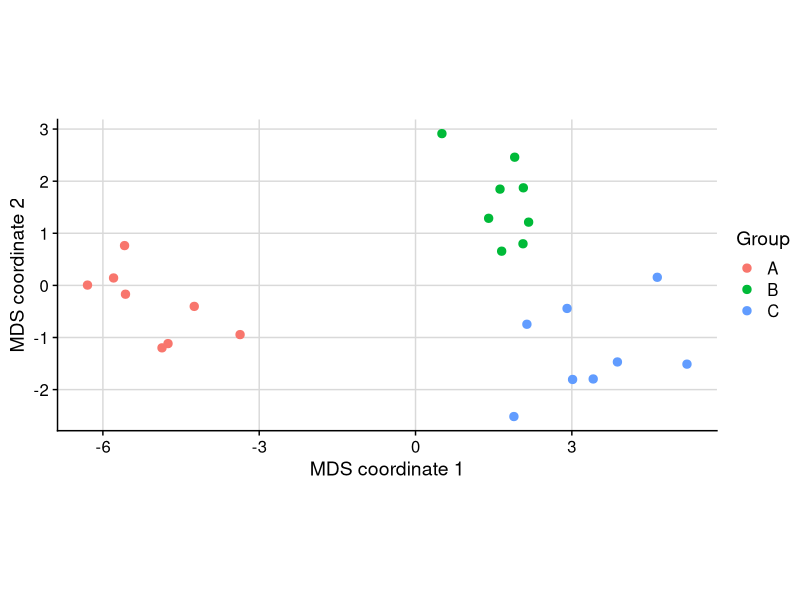
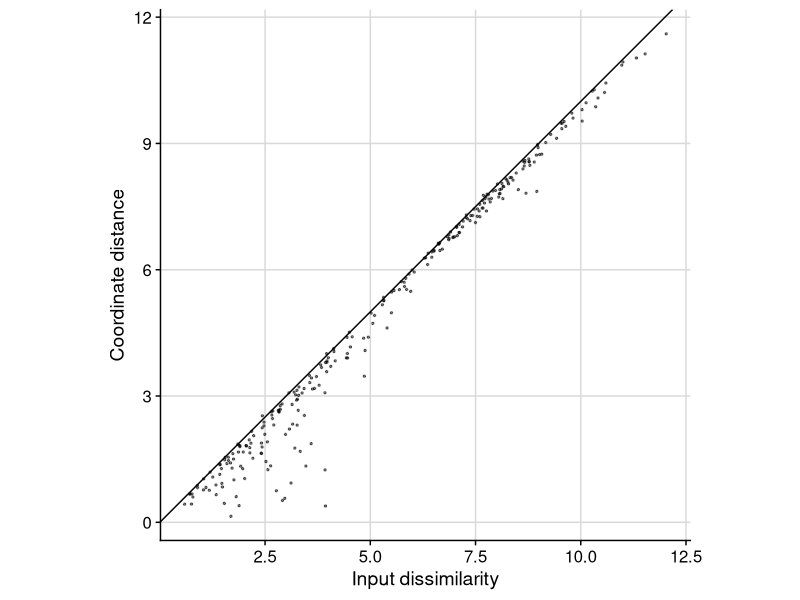
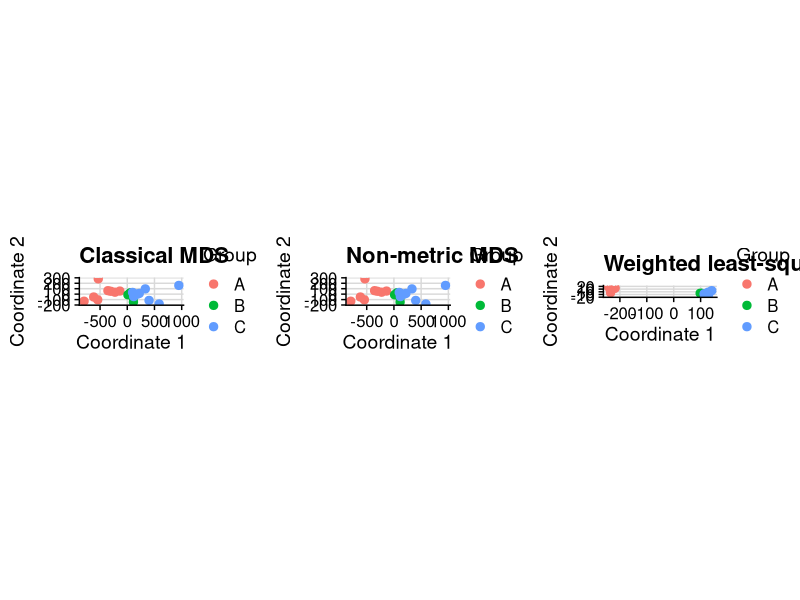
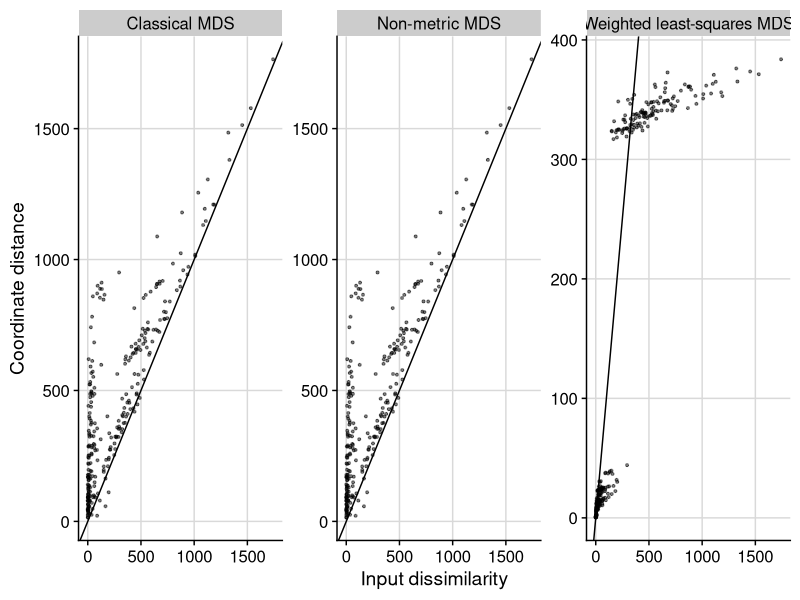
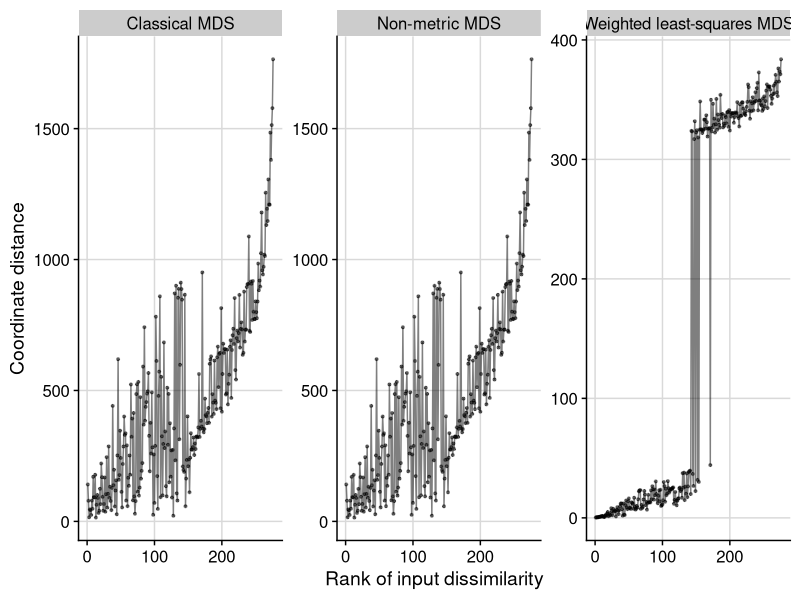

These charts were generated, in order, by the following R code:
## ---- chunk 1
#| label: load-mds-practical-packages
library(MASS)
library(tibble)
library(dplyr)
library(ggplot2)

dir.create(
  file.path("_tmp", "l2"),
  recursive = TRUE,
  showWarnings = FALSE
)
## ---- chunk 2
#| label: create-mds-practical-data
#| include: false

set.seed(5077)

pos_def <- function(n, covEvMin = 0.25, covEvMax = 0.75) {
    # Generates a positive definite matrix of dimension n
    # Upper and lower bounds control the range of the variance eigenvalues.

    # Generate the bounded eigenvalues before matrix decomposition
    ev <- runif(n, min = covEvMin, max = covEvMax)

    if (n == 1) {
        return(matrix(ev, 1, 1))
    }

    z <- matrix(ncol = n, rnorm(n^2))
    decomp <- qr(z)
    q <- qr.Q(decomp)
    r <- qr.R(decomp)
    d <- diag(r)
    ph <- d / abs(d)

    o <- q %*% diag(ph, nrow = n)
    z <- t(o) %*% diag(ev, nrow = n) %*% o
    return(z)
}

simulate_group <- function(group, mean, n = 8) {
  simulated_values <- MASS::mvrnorm(
    n = n,
    mu = mean,
    Sigma = pos_def(length(mean))
  )
  colnames(simulated_values) <- paste0("v", seq_len(length(mean)))

  tibble(
    label = paste0(group, seq_len(n)),
    group = group
  ) |>
    dplyr::bind_cols(
      as_tibble(simulated_values)
    )
}

mds_observations_tbl <- bind_rows(
  simulate_group(
    group = "A",
    mean = c(-2.2, -0.6, -1, -4)
  ),
  simulate_group(
    group = "B",
    mean = c(0.0, 1.8, 1, 1.5)
  ),
  simulate_group(
    group = "C",
    mean = c(2.1, -0.7, 1, 3)
  )
)

mds_feature_mat <- mds_observations_tbl |>
  dplyr::select(v1, v2, v3, v4) |>
  as.matrix()

rownames(mds_feature_mat) <- mds_observations_tbl$label

original_euclidean_mat <- as.matrix(
  dist(mds_feature_mat, method = "euclidean")
)

diss_mat_orig <- original_euclidean_mat

diag(diss_mat_orig)[c(3, 11, 20)] <- c(
  0.45,
  0.80,
  0.60
)

diss_mat_orig[2, 15] <-
  1.15 * diss_mat_orig[2, 15]

diss_mat_orig[6, 21] <-
  diss_mat_orig[6, 21] + 0.80

diss_mat_orig[10, 18] <-
  0.75 * diss_mat_orig[10, 18]

diss_mat_orig[13, 24] <-
  diss_mat_orig[13, 24] + 0.50

mds_group_key_tbl <- mds_observations_tbl |>
  dplyr::select(label, group)
## ---- chunk 3
#| label: identify-invalid-dissimilarities

diss_mat <- diss_mat_orig

for (i in seq_len(nrow(diss_mat))) {
  for (j in seq_len(nrow(diss_mat))) {
    if (i == j) {
      diss_mat[i, i] <- 0
    } else {
      diss_mat[i, j] <- mean(
        c(diss_mat_orig[i, j], diss_mat_orig[j, i])
      )
    }
  }
}

all(diag(diss_mat) == 0)
isSymmetric(diss_mat)

# A faster equivalent is:
# diag(diss_mat) <- 0
# diss_mat <- (diss_mat + t(diss_mat)) / 2
## ---- chunk 4
#| label: fit-classical-mds
cmdscale_obj <- cmdscale(
  diss_mat,
  k = 2,
  eig = FALSE,
  add = FALSE
)
## ---- chunk 5
#| label: fig-classical-mds-configuration
plot_tbl <- tibble(
  group = mds_group_key_tbl$group,
  MDS1 = cmdscale_obj[, 1],
  MDS2 = cmdscale_obj[, 2]
)

p <- ggplot(
  plot_tbl,
  aes(
    x = MDS1,
    y = MDS2,
    colour = group
  )
) +
  geom_point(size = 2.5) +
  coord_equal() +
  labs(
    x = "MDS coordinate 1",
    y = "MDS coordinate 2",
    colour = "Group"
  ) +
  cowplot::theme_cowplot() +
  cowplot::background_grid(major = "xy") +
  theme(
    plot.background = element_rect(fill = "white"),
    panel.background = element_rect(fill = "white")
  )

path_p <- file.path("_tmp", "l2", "p-q1.png")

ggsave(
  filename = path_p,
  plot = p,
  units = "cm",
  height = 10,
  width = 10
)
## ---- chunk 6
#| label: calculate-dimension-fit
err_vec <- purrr::map_dbl(1:5, function(n_dim) {
  cmdscale_obj <- cmdscale(
    diss_mat,
    k = n_dim,
    eig = FALSE,
    add = FALSE
  )

  diss_vec <- diss_mat[lower.tri(diss_mat)]
  denom <- sum(diss_vec^2)

  dist_coord <- dist(
    cmdscale_obj,
    upper = TRUE,
    diag = TRUE
  ) |>
    as.matrix()

  numerator <- 0

  for (i in seq_len(ncol(diss_mat) - 1)) {
    for (j in seq(i + 1, ncol(diss_mat))) {
      numerator <- numerator +
        (diss_mat[i, j] - dist_coord[i, j])^2
    }
  }

  sqrt(numerator / denom)
})

err_vec |>
  stats::setNames(paste0("n_dim_", 1:5)) |>
  signif(2)
## ---- chunk 7
#| label: fig-classical-mds-distance-comparison
cmdscale_obj <- cmdscale(
  diss_mat,
  k = 2,
  eig = FALSE,
  add = FALSE
)

dist_coord <- dist(
  cmdscale_obj,
  upper = TRUE,
  diag = TRUE
) |>
  as.matrix()

plot_tbl <- tibble(
  ind = seq_len((24 * 23) / 2),
  orig = rep(NA_real_, (24 * 23) / 2),
  fit = rep(NA_real_, (24 * 23) / 2)
)

k <- 0

for (i in seq_len(ncol(diss_mat) - 1)) {
  for (j in seq(i + 1, ncol(diss_mat))) {
    k <- k + 1
    plot_tbl[k, "orig"] <- diss_mat[i, j]
    plot_tbl[k, "fit"] <- dist_coord[i, j]
  }
}

p <- ggplot(plot_tbl, aes(x = orig, y = fit)) +
  geom_abline(slope = 1, intercept = 0) +
  geom_point(alpha = 0.5, size = 0.5) +
  coord_equal() +
  labs(
    x = "Input dissimilarity",
    y = "Coordinate distance"
  ) +
  cowplot::theme_cowplot() +
  cowplot::background_grid(major = "xy") +
  theme(
    plot.background = element_rect(fill = "white"),
    panel.background = element_rect(fill = "white")
  )

path_p <- file.path("_tmp", "l2", "p-q3.png")

ggsave(
  filename = path_p,
  plot = p,
  units = "cm",
  height = 10,
  width = 10
)
## ---- chunk 8
#| label: cube-dissimilarities

diss_mat_cubed <- diss_mat^3
## ---- chunk 9
#| label: fit-cubed-dissimilarity-mds

n_obs <- nrow(diss_mat_cubed)
diss_cubed_obj <- as.dist(diss_mat_cubed)
diss_cubed_vec <- as.vector(diss_cubed_obj)

classical_points <- cmdscale(
  diss_cubed_obj,
  k = 2,
  eig = FALSE,
  add = FALSE
)

nonmetric_fit <- MASS::isoMDS(
  diss_cubed_obj,
  y = classical_points,
  k = 2,
  trace = FALSE
)

weighted_ls_objective <- function(
  par,
  input_dissimilarities,
  n_obs
) {
  coordinates <- matrix(
    par,
    nrow = n_obs,
    ncol = 2
  )

  coordinate_distances <- as.vector(
    dist(coordinates)
  )

  sum(
    (coordinate_distances - input_dissimilarities)^2 /
      input_dissimilarities^2
  )
}

weighted_ls_optim <- optim(
  par = as.vector(classical_points),
  fn = weighted_ls_objective,
  input_dissimilarities = diss_cubed_vec,
  n_obs = n_obs,
  method = "BFGS",
  control = list(
    maxit = 5000,
    reltol = 1e-10
  )
)

weighted_ls_points <- matrix(
  weighted_ls_optim$par,
  nrow = n_obs,
  ncol = 2
)

weighted_ls_optim$convergence
weighted_ls_optim$value

sammon_check <- MASS::sammon(
  diss_cubed_obj,
  y = classical_points,
  k = 2,
  trace = FALSE
)

weighted_ls_objective(
  as.vector(sammon_check$points),
  input_dissimilarities = diss_cubed_vec,
  n_obs = n_obs
)
## ---- chunk 10
#| label: prepare-mds-comparisons

coordinate_tbl <- bind_rows(
  tibble(
    method = "Classical MDS",
    group = mds_group_key_tbl$group,
    coordinate_1 = classical_points[, 1],
    coordinate_2 = classical_points[, 2]
  ),
  tibble(
    method = "Non-metric MDS",
    group = mds_group_key_tbl$group,
    coordinate_1 = nonmetric_fit$points[, 1],
    coordinate_2 = nonmetric_fit$points[, 2]
  ),
  tibble(
    method = "Weighted least-squares MDS",
    group = mds_group_key_tbl$group,
    coordinate_1 = weighted_ls_points[, 1],
    coordinate_2 = weighted_ls_points[, 2]
  )
)

make_distance_comparison <- function(points, method_name) {
  tibble(
    method = method_name,
    input_dissimilarity = diss_cubed_vec,
    input_rank = rank(diss_cubed_vec),
    coordinate_distance = as.vector(dist(points))
  )
}

distance_comparison_tbl <- bind_rows(
  make_distance_comparison(
    classical_points,
    "Classical MDS"
  ),
  make_distance_comparison(
    nonmetric_fit$points,
    "Non-metric MDS"
  ),
  make_distance_comparison(
    weighted_ls_points,
    "Weighted least-squares MDS"
  )
)
## ---- chunk 11
#| label: fig-compare-mds-configurations

plot_configuration <- function(method_name) {
  coordinate_tbl |>
    filter(method == method_name) |>
    ggplot(
      aes(
        x = coordinate_1,
        y = coordinate_2,
        colour = group
      )
    ) +
    geom_point(size = 2.5) +
    coord_equal() +
    labs(
      title = method_name,
      x = "Coordinate 1",
      y = "Coordinate 2",
      colour = "Group"
    ) +
    cowplot::theme_cowplot() +
    cowplot::background_grid(major = "xy") +
    theme(
      plot.background = element_rect(fill = "white"),
      panel.background = element_rect(fill = "white")
    )
}

p <- cowplot::plot_grid(
  plot_configuration("Classical MDS"),
  plot_configuration("Non-metric MDS"),
  plot_configuration("Weighted least-squares MDS"),
  nrow = 1
)

path_p <- file.path(
  "_tmp", "l2", "p-q5-configurations.png"
)

ggsave(
  filename = path_p,
  plot = p,
  units = "cm",
  height = 10,
  width = 22
)
## ---- chunk 12
#| label: fig-compare-mds-distances

p <- ggplot(
  distance_comparison_tbl,
  aes(
    x = input_dissimilarity,
    y = coordinate_distance
  )
) +
  geom_abline(slope = 1, intercept = 0) +
  geom_point(alpha = 0.5, size = 0.7) +
  facet_wrap(~method, scales = "free") +
  labs(
    x = "Input dissimilarity",
    y = "Coordinate distance"
  ) +
  cowplot::theme_cowplot() +
  cowplot::background_grid(major = "xy") +
  theme(
    plot.background = element_rect(fill = "white"),
    panel.background = element_rect(fill = "white")
  )

path_p <- file.path(
  "_tmp", "l2", "p-q5-distances.png"
)

ggsave(
  filename = path_p,
  plot = p,
  units = "cm",
  height = 10,
  width = 22
)
## ---- chunk 13
#| label: fig-compare-mds-ranks

p <- ggplot(
  distance_comparison_tbl,
  aes(
    x = input_rank,
    y = coordinate_distance
  )
) +
  geom_line(alpha = 0.5) +
  geom_point(alpha = 0.5, size = 0.7) +
  facet_wrap(~method, scales = "free_y") +
  labs(
    x = "Rank of input dissimilarity",
    y = "Coordinate distance"
  ) +
  cowplot::theme_cowplot() +
  cowplot::background_grid(major = "xy") +
  theme(
    plot.background = element_rect(fill = "white"),
    panel.background = element_rect(fill = "white")
  )

path_p <- file.path(
  "_tmp", "l2", "p-q5-ranks.png"
)

ggsave(
  filename = path_p,
  plot = p,
  units = "cm",
  height = 10,
  width = 22
)
## ---- chunk 14
#| label: summarise-mds-comparison

comparison_summary_tbl <- distance_comparison_tbl |>
  group_by(method) |>
  summarise(
    relative_distance_error = sqrt(
      sum(
        (coordinate_distance - input_dissimilarity)^2
      ) /
        sum(input_dissimilarity^2)
    ),
    weighted_relative_error = sum(
      (coordinate_distance - input_dissimilarity)^2 /
        input_dissimilarity^2
    ),
    rank_correlation = cor(
      input_rank,
      coordinate_distance,
      method = "spearman"
    ),
    .groups = "drop"
  )

comparison_summary_tbl
